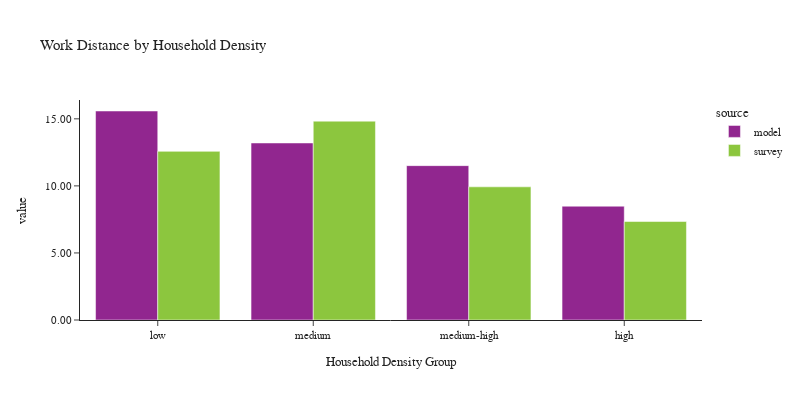

Notebook source saved alongside this figure:
### Code cell
plot_work_location(df_workers, 'hh_density_group', 'Household Density', 'Household Density Group')

### Figure 1 — Plotly figure (JSON) as saved in the notebook; plotly's stock layout.template omitted (floating-point values rounded to 4 significant figures)
{"data": [{"alignmentgroup": "True", "customdata": [[56862], [58393], [54081], [52118]], "hovertemplate": "source=model<br>hh_density_group=%{x}<br>value=%{y}<br>sample count=%{customdata[0]}<extra></extra>", "legendgroup": "model", "marker": {"color": "#91268F", "pattern": {"shape": ""}}, "name": "model", "offsetgroup": "model", "orientation": "v", "showlegend": true, "textposition": "auto", "type": "bar", "x": ["low", "medium", "medium-high", "high"], "xaxis": "x", "y": [15.58, 13.2, 11.51, 8.485], "yaxis": "y"}, {"alignmentgroup": "True", "customdata": [[461], [434], [537], [1173]], "hovertemplate": "source=survey<br>hh_density_group=%{x}<br>value=%{y}<br>sample count=%{customdata[0]}<extra></extra>", "legendgroup": "survey", "marker": {"color": "#8CC63E", "pattern": {"shape": ""}}, "name": "survey", "offsetgroup": "survey", "orientation": "v", "showlegend": true, "textposition": "auto", "type": "bar", "x": ["low", "medium", "medium-high", "high"], "xaxis": "x", "y": [12.57, 14.83, 9.929, 7.343], "yaxis": "y"}], "layout": {"barmode": "group", "font": {"size": 11}, "height": 400, "legend": {"title": {"text": "source"}, "tracegroupgap": 0}, "title": {"text": "Work Distance by Household Density"}, "width": 800, "xaxis": {"anchor": "y", "domain": [0.0, 1.0], "title": {"text": "Household Density Group"}}, "yaxis": {"anchor": "x", "domain": [0.0, 1.0], "tickformat": ".2f", "title": {"text": "value"}}}}
